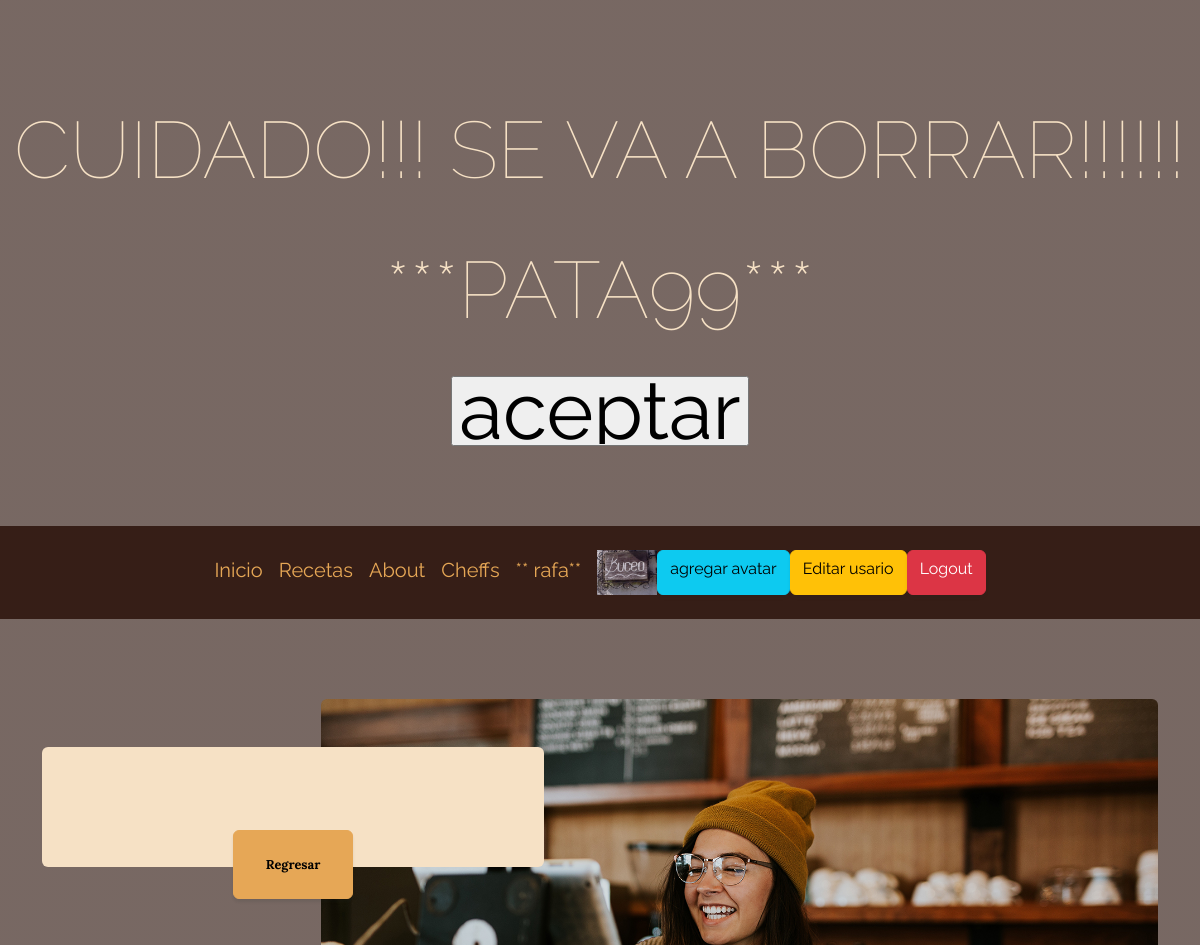
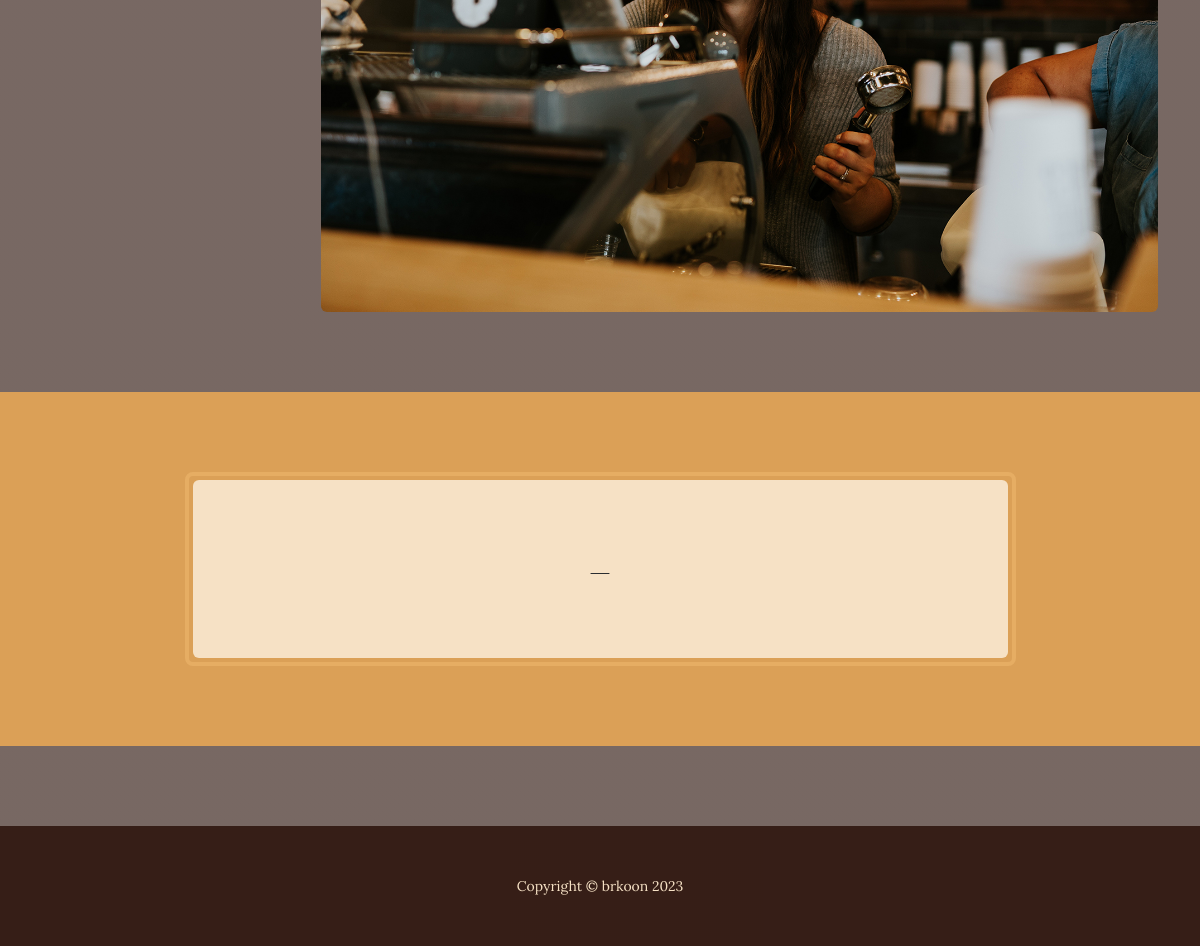
The app's page /AppRecetas/cheff/borrar/1/ (signed in) with its own data (2 pictures, top to bottom).
### AppRecetas/models.py (models this page shows, shortened)
class Cheff(models.Model):
    nombreUsr = models.CharField(max_length=20)
    emailUsr = models.EmailField()
    telfonoUsr = models.IntegerField()
    ciudad = models.CharField(max_length=20)
    edad = models.IntegerField()
    tipoDeCocina = models.CharField(max_length=20)

class Avatar(models.Model):
    usuario = models.ForeignKey(User, on_delete=models.CASCADE)
    image = models.ImageField(upload_to= "avatares", null=True, blank=True)

### AppRecetas/views.py (the view)
# urls.py: path("cheff/borrar/<int:pk>/", BorrarCheff.as_view(), name="borrarCheff"),
class BorrarCheff(LoginRequiredMixin, DeleteView):
  model = Cheff
  success_url = "/AppRecetas/cheff/list"

### AppRecetas/templates/AppRecetas/cheff_confirm_delete.html (shortened to what this page needs)
{% extends "AppRecetas/base.html" %}
{% block  titulo %}
<form action="" method="POST">  {% csrf_token %}
   <p> Cuidado!!!  Se va a borrar!!!!!! <br> ***{{cheff.nombreUsr}}*** </p>
    <input type="submit" value="aceptar">
</form>
{% endblock  %}

### AppRecetas/templates/AppRecetas/base.html (shortened to what this page needs)
<!DOCTYPE html>
<html lang="en">
    <head>
        {% load static  %}
        <link href="{% static 'AppRecetas/css/styles.css'%}" rel="stylesheet" />
    </head>
    <body>
        <header>
            <h1 class="site-heading text-center text-faded d-none d-lg-block">
                <span class="site-heading-lower">
                    {% block  titulo %}
                     {% endblock %}
                </span>
            </h1>
        </header>
        <nav class="navbar navbar-expand-lg navbar-dark py-lg-4" id="mainNav">
            <div class="container">
                <div class="collapse navbar-collapse" id="navbarSupportedContent">
                    <ul class="navbar-nav mx-auto">
                        <a class="navbar-brand" href="{% url 'Inicio' %}">Inicio</a>
                <a class="navbar-brand" href="{% url 'RecetasMain' %}">Recetas</a>
                <a class="navbar-brand" href="{% url 'About' %}">About</a>
                {% if request.user.is_authenticated  %}
                <a class="navbar-brand" href="{% url 'listaCheff' %}">Cheffs</a>
                {% endif %}
                {% if request.user.is_authenticated  %}
                <a class="navbar-brand" href="">** {{user.username}}**</a>
                {% with user.avatar_set.first as  miPrimerAvatar %}
                {% if miPrimerAvatar  %}
                <a href="{% url 'listaavatar' %}">
                <img src="{{miPrimerAvatar.image.url}}" alt=" NO EXITE AVATAR", style="max-width: 60px;">
                </a>
                {% endif %}
                {% endwith %}
                <a class="btn btn-info" href="{% url 'AddAvatar' %}">agregar avatar</a>
                <a class="btn btn-warning" href="{% url 'EditUsr' %}">Editar usario</a>
                <a class="btn btn-danger" href="{% url 'Logout' %}">Logout</a>
                {% else %}
                <a class="btn btn-success" href="{% url 'Login' %}">Login</a>
                <a class="btn btn-primary" href="{% url 'Register' %}">Registrarse</a>
                {% endif %}
                    </ul>
                </div>
            </div>
        </nav>
        <section class="page-section clearfix">
            <div class="container">
                <div class="intro">
                    <img class="intro-img img-fluid mb-3 mb-lg-0 rounded" src="{% static 'AppRecetas/assets/img/intro.jpg' %}" alt="..." />
                    <div class="intro-text left-0 text-center bg-faded p-5 rounded">
                        <div class="intro-button mx-auto"><a class="btn btn-primary btn-xl" href="{% url 'Inicio' %}">Regresar</a></div>
                    </div>
                </div>
            </div>
        </section>
        <section class="page-section cta">
            <div class="container">
                <div class="row">
                    <div class="col-xl-9 mx-auto">
                        <div class="cta-inner bg-faded text-center rounded">
                            <h2 class="section-heading mb-4">
                                <span class="section-heading-lower">_</span>
                            </h2>
                        </div>
                    </div>
                </div>
            </div>
        </section>
        <footer class="footer text-faded text-center py-5">
            <div class="container">
                <p class="m-0 small">Copyright &copy; brkoon  2023</p>
            </div>
        </footer>
    </body>
</html>

### records on screen
Cheff: nombreUsr "PATA99"
Avatar: image (picture)

### other values on screen
{{ user.username }} "rafa"
